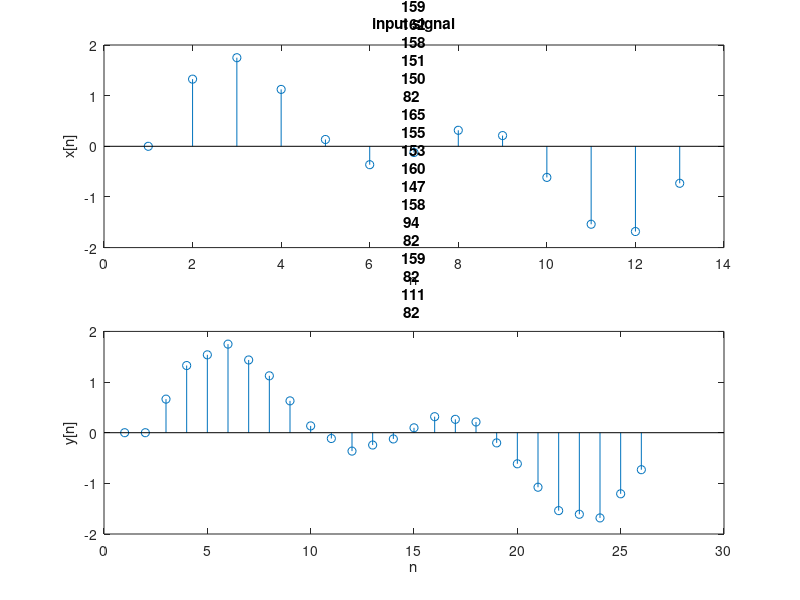

This chart was generated by the following MATLAB code:
% user defined parameters
m = 2;

input = load("q2_1.mat").x;
figure()
y = zeros(length(input)*m,1);
for i=m:(length(y))
    if (mod(i,m)==0)
        y(i)=input(i/m);
    else
        x1 = floor(i/m);
        x2 = floor(i/m)+1;

        y_x1 = m*x1;
        y_x2 = m*x2;

        y1 = input(x1);
        y2 = input(x2);
         
        y(i)=((y2-y1)/m)*(i) + y1 - (((y2-y1)/m)*y_x1);
    end
end
% disp(y);

subplot(2,1,1)
stem(input);
xlabel("n");
ylabel("x[n]");
title("input signal");

subplot(2,1,2)
stem(y);
xlabel("n");
ylabel("y[n]");
title("first order interpolation of upsampled signal, m = "+num2str(m));